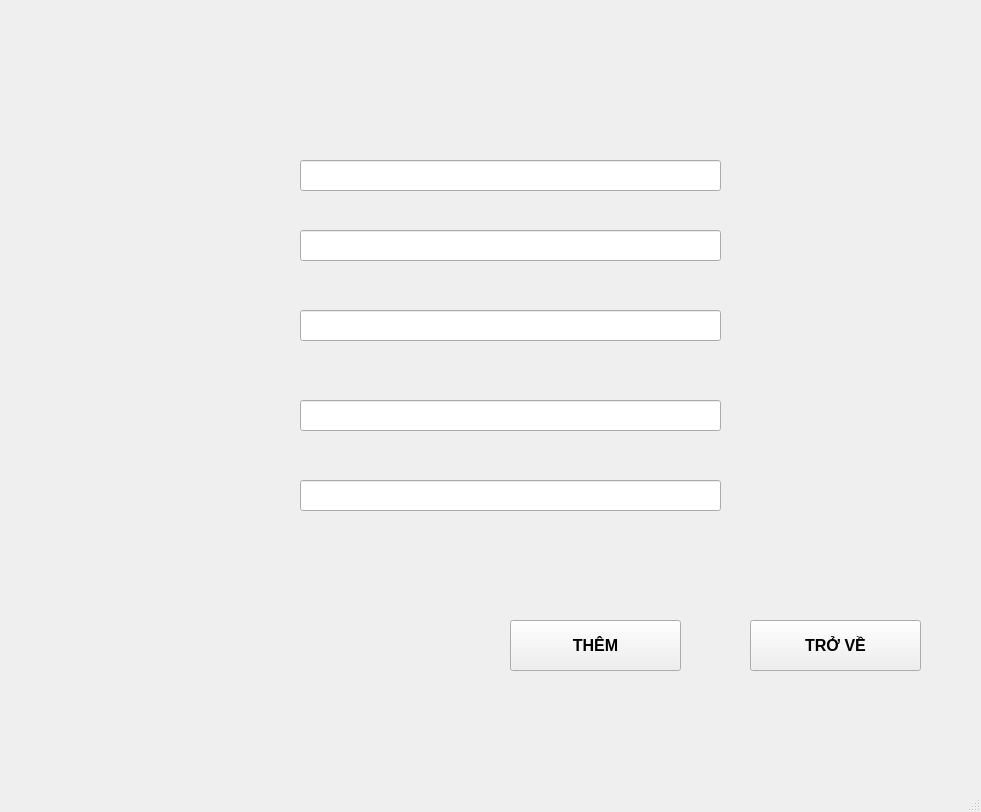
<?xml version="1.0" encoding="UTF-8"?>
<ui version="4.0">
 <class>MainWindow</class>
 <widget class="QMainWindow" name="MainWindow">
  <property name="geometry">
   <rect>
    <x>0</x>
    <y>0</y>
    <width>981</width>
    <height>812</height>
   </rect>
  </property>
  <property name="windowTitle">
   <string>MainWindow</string>
  </property>
  <widget class="QWidget" name="centralwidget">
   <widget class="QLabel" name="label">
    <property name="geometry">
     <rect>
      <x>10</x>
      <y>-50</y>
      <width>1071</width>
      <height>891</height>
     </rect>
    </property>
    <property name="text">
     <string/>
    </property>
    <property name="pixmap">
     <pixmap>../../../../../LINH TINH/ĐỒ ÁN CUỐI KỲ (1).png</pixmap>
    </property>
   </widget>
   <widget class="QLineEdit" name="lineEdit">
    <property name="geometry">
     <rect>
      <x>300</x>
      <y>160</y>
      <width>421</width>
      <height>31</height>
     </rect>
    </property>
   </widget>
   <widget class="QLineEdit" name="lineEdit_2">
    <property name="geometry">
     <rect>
      <x>300</x>
      <y>230</y>
      <width>421</width>
      <height>31</height>
     </rect>
    </property>
   </widget>
   <widget class="QLineEdit" name="lineEdit_3">
    <property name="geometry">
     <rect>
      <x>300</x>
      <y>310</y>
      <width>421</width>
      <height>31</height>
     </rect>
    </property>
   </widget>
   <widget class="QLineEdit" name="lineEdit_4">
    <property name="geometry">
     <rect>
      <x>300</x>
      <y>400</y>
      <width>421</width>
      <height>31</height>
     </rect>
    </property>
   </widget>
   <widget class="QLineEdit" name="lineEdit_5">
    <property name="geometry">
     <rect>
      <x>300</x>
      <y>480</y>
      <width>421</width>
      <height>31</height>
     </rect>
    </property>
   </widget>
   <widget class="QPushButton" name="pushButton">
    <property name="geometry">
     <rect>
      <x>510</x>
      <y>620</y>
      <width>171</width>
      <height>51</height>
     </rect>
    </property>
    <property name="font">
     <font>
      <pointsize>12</pointsize>
      <weight>75</weight>
      <bold>true</bold>
     </font>
    </property>
    <property name="text">
     <string>THÊM</string>
    </property>
   </widget>
   <widget class="QPushButton" name="pushButton_2">
    <property name="geometry">
     <rect>
      <x>750</x>
      <y>620</y>
      <width>171</width>
      <height>51</height>
     </rect>
    </property>
    <property name="font">
     <font>
      <pointsize>12</pointsize>
      <weight>75</weight>
      <bold>true</bold>
     </font>
    </property>
    <property name="text">
     <string>TRỞ VỀ</string>
    </property>
   </widget>
  </widget>
  <widget class="QMenuBar" name="menubar">
   <property name="geometry">
    <rect>
     <x>0</x>
     <y>0</y>
     <width>981</width>
     <height>26</height>
    </rect>
   </property>
  </widget>
  <widget class="QStatusBar" name="statusbar"/>
 </widget>
 <resources/>
 <connections/>
</ui>
